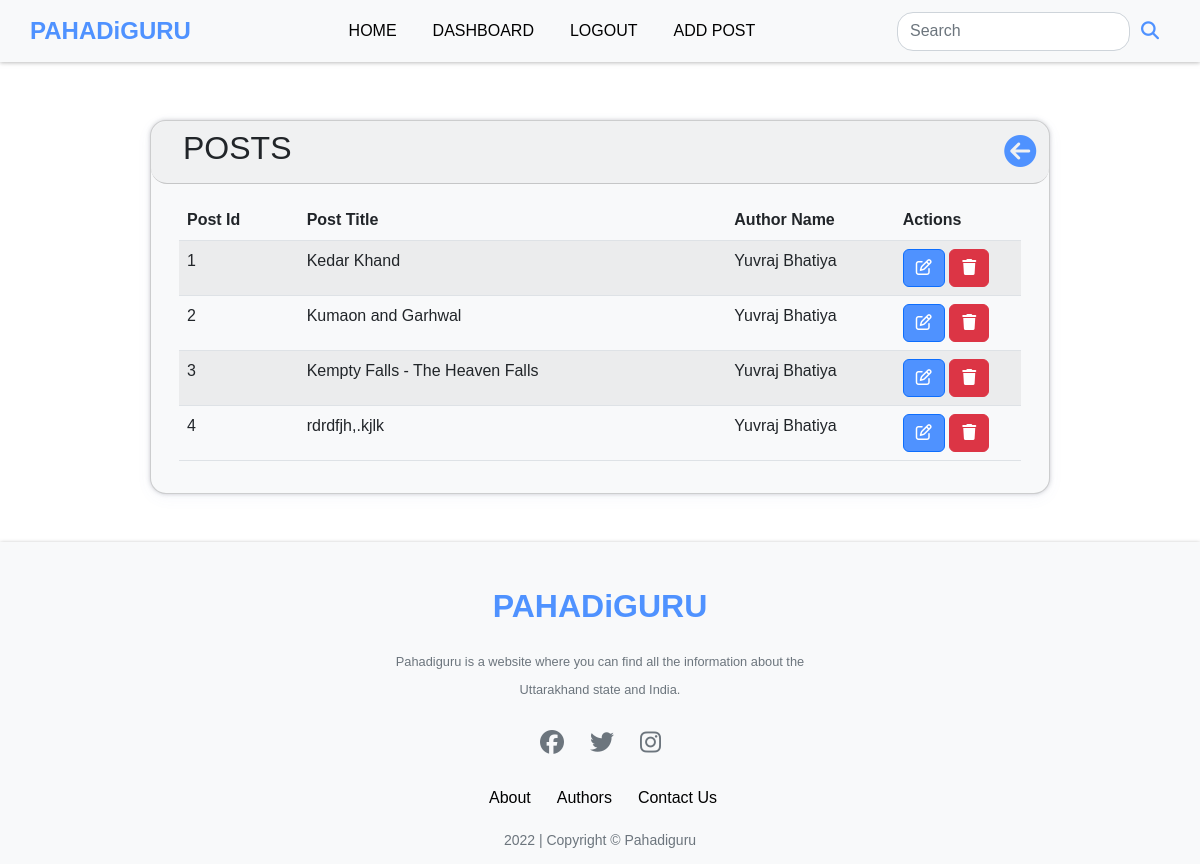
The page /your_posts (signed in) on the database its author committed.
### app.py (models this page shows)
class Posts(db.Model):
    id = db.Column(db.Integer, primary_key=True)
    title = db.Column(db.String(200), nullable=False)
    category = db.Column(db.String(50), nullable=False)
    slug= db.Column(db.String(200),nullable=True)
    content = db.Column(db.String(500), nullable=False)
    date_added = db.Column(db.Date, default=date.today)
    date_time = db.Column(db.DateTime, default=datetime.utcnow)
    poster_id = db.Column(db.Integer, db.ForeignKey('users.id'))
    likes=db.relationship('Likes',backref='post',passive_deletes=True)
    views=db.relationship('Views',backref='post',passive_deletes=True)
    image = db.Column(db.String(), nullable=True)

class Users(db.Model, UserMixin):
    id = db.Column(db.Integer, primary_key=True)
    first_name = db.Column(db.String(50), nullable=False)
    last_name = db.Column(db.String(50), nullable=False)
    email = db.Column(db.String(150), nullable=False,unique=True)
    phone = db.Column(db.String(50), nullable=True,default="None")
    date_added = db.Column(db.Date, default=date.today)
    about_author = db.Column(db.String(500), nullable=True,default="None")
    security_question = db.Column(db.String(50), nullable=True)
    security_answer = db.Column(db.String(50), nullable=True)
    password_hash = db.Column(db.String(128))
    role = db.Column(db.String(10), default='User')
    posts = db.relationship('Posts', backref='poster')
    likes=db.relationship('Likes',backref='user',passive_deletes=True)
    profile_pic=db.Column(db.String(), nullable=True , default="default.jpg")

### app.py (the view)
@app.route('/your_posts', methods=['GET', 'POST'])
@login_required
def your_posts():
    posts = Posts.query.filter_by(poster_id=current_user.id).all()
    return render_template('your_posts.html',posts=posts)

### app.py (called while the page is built)
@login_manager.user_loader
def load_user(user_id):
    return Users.query.get(int(user_id))

### templates/your_posts.html (shortened to what this page needs)
{% extends 'base.html' %}  {% block content %}
<br /><br /><br /><br /><br />
<div
  class="card rounded-4 m-auto w-75"
  style="
    box-shadow: rgba(67, 71, 85, 0.27) 0px 0px 0.25em,
      rgba(90, 125, 188, 0.05) 0px 0.25em 1em;
    background-color: #f8f9fa;
  "
>
  <div
    class="card-header rounded-4"
    style="display: flex; justify-content: space-between; align-items: center"
  >
    <div>
      <h2 class="text-uppercase font-weight-bold" style="margin-left: 1rem">
        Posts
      </h2>
    </div>
    <a href="{{url_for('dashboard')}}"
      ><i
        class="fa-solid fa-circle-arrow-left"
        style="font-size: 2rem; margin-left: 10%; color: #4f92ff"
      ></i
    ></a>
  </div>
  <div class="card-body rounded-4">
    <div class="container">
      <div class="row">
        <div class="col rounded-4" style="min-width: 10.125rem">
          <table class="table table-striped">
            <thead>
              <tr>
                <th>Post Id</th>
                <th>Post Title</th>
                <th style="width: 20%">Author Name</th>
                <th style="width: 15%">Actions</th>
              </tr>
            </thead>
            <tbody>
              {% for post in posts %}
              <tr>
                <td>{{ post.id }}</td>
                <td>{{ post.title|truncate(30) }}</td>
                <td>{{ post.poster.first_name }} {{ post.poster.last_name }}</td>
                <td>
                  <a
                    href="{{url_for('edit_post',id=post.id)}}"
                    class="btn btn-primary" style="background-color: #4f92ff"
                    ><i class="fa-regular fa-pen-to-square" ></i
                  ></a>
                  <a
                    onclick="return confirm('Are you sure you want to delete this post?');"
                    href="{{url_for('delete_post',id=post.id)}}"
                    class="btn btn-danger"
                    ><i class="fas fa-trash"></i
                  ></a>
                </td>
              </tr>
              {% endfor %}
            </tbody>
          </table>
        </div>
      </div>
    </div>
  </div>
</div>
<br /><br />
{% endblock %}

### rows shown on the page
Posts: id "1", title "Kedar Khand", poster.first_name "Yuvraj", poster.last_name "Bhatiya"
Posts: id "2", title "Kumaon and Garhwal", poster.first_name "Yuvraj", poster.last_name "Bhatiya"
Posts: id "3", title "Kempty Falls - The Heaven Falls", poster.first_name "Yuvraj", poster.last_name "Bhatiya"
Posts: id "4", title "rdrdfjh,.kjlk", poster.first_name "Yuvraj", poster.last_name "Bhatiya"
